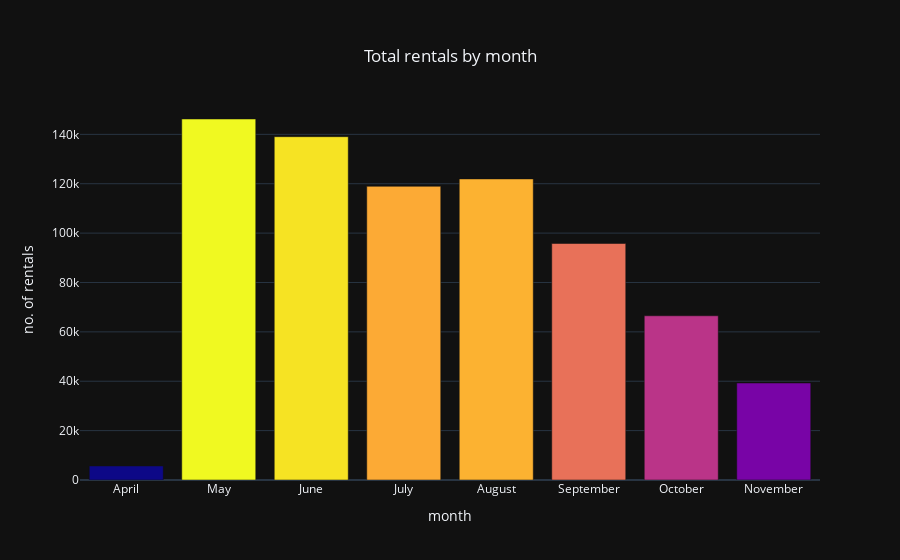

Write notebook code for a chart like this one.
### Markdown cell above
## Total rentals by month <a id="monthAggPlot"></a>

### Code cell
iplot(monthAggPlot)

### Figure 1 — Plotly figure (JSON) as saved in the notebook; plotly's stock layout.template omitted (floating-point values rounded to 4 significant figures)
{"data": [{"marker": {"autocolorscale": true, "color": [5665, 121948, 118959, 139060, 146220, 39279, 66510, 95788]}, "type": "bar", "x": ["April", "August", "July", "June", "May", "November", "October", "September"], "y": [5665, 121948, 118959, 139060, 146220, 39279, 66510, 95788]}], "layout": {"title": {"text": "Total rentals by month", "x": 0.5, "xanchor": "center", "y": 0.9, "yanchor": "middle"}, "xaxis": {"categoryarray": ["April", "May", "June", "July", "August", "September", "October", "November"], "categoryorder": "array", "title": {"text": "month"}}, "yaxis": {"title": {"text": "no. of rentals"}}}}
